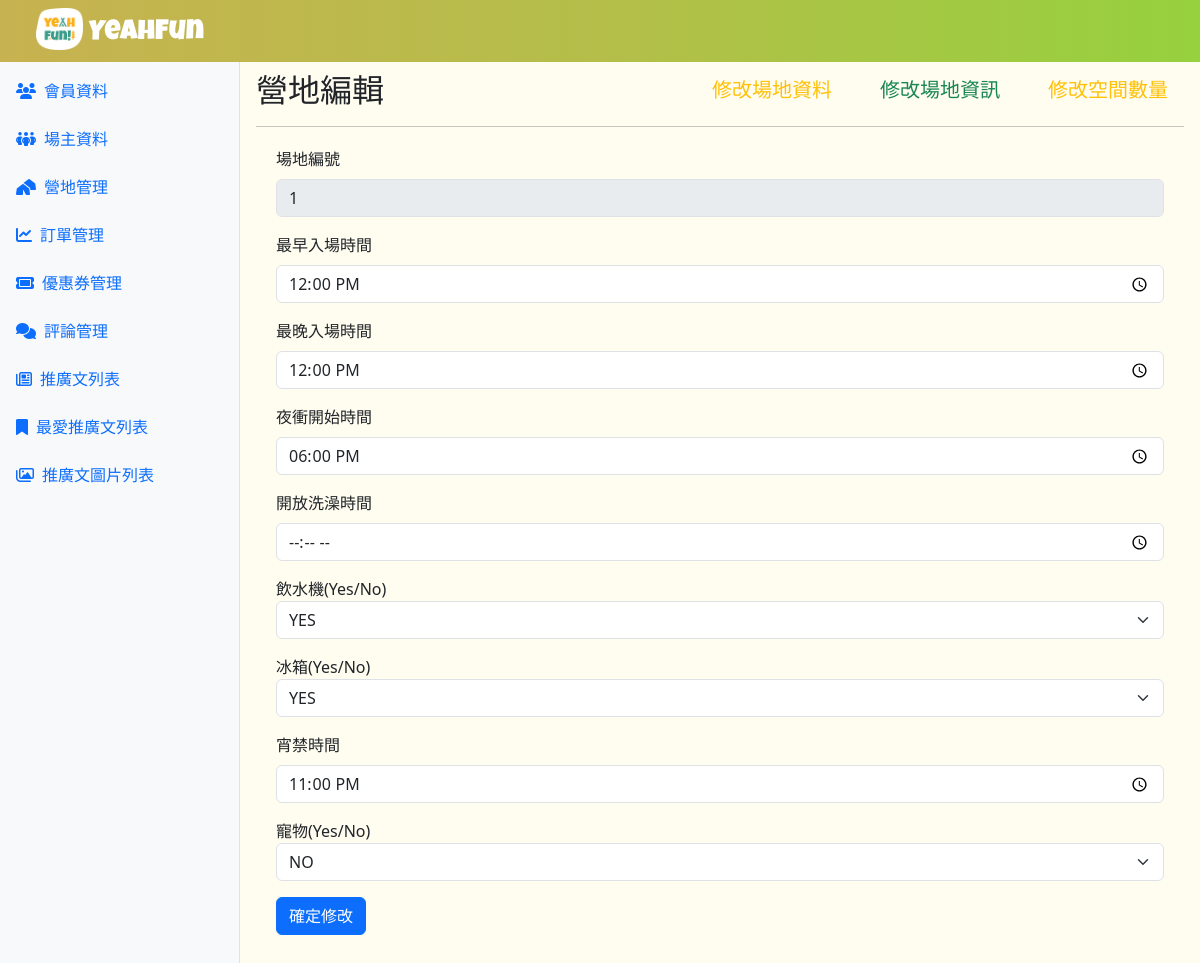
The page /edit_stores_information.php?stores_id=1 on the database its author committed.
### tables this page shows
CREATE TABLE `stores_informations` (
  `stores_informations_ id` int NOT NULL,
  `stores_id` int NOT NULL,
  `night_time` time DEFAULT NULL,
  `entry_time` time NOT NULL,
  `close_time` time NOT NULL,
  `water` tinyint(1) NOT NULL,
  `refrigerator` tinyint(1) NOT NULL,
  `bath_time` varchar(50) DEFAULT NULL,
  `curfew` time DEFAULT NULL,
  `pet` tinyint(1) DEFAULT NULL
);

### edit_stores_information.php (the view, shortened to what this page needs)
<?php
require __DIR__ . "/config/pdo-connect.php";
$sid = isset($_GET['stores_id']) ? intval($_GET['stores_id']) : 0;
$sql = "SELECT * FROM `stores_informations` WHERE stores_id = $sid";
$storesInformation = $pdo->query($sql)->fetch();
?>
<?php include __DIR__ . './parts/html-head.php' ?>
<?php include __DIR__ . './parts/navbar.php' ?>
<main class="main-content p-3">
    <div class="d-flex justify-content-between align-items-center">
        <h2 class="m-0">營地編輯</h2>
        <ul class="nav nav-underline fs-5">
            <li class="nav-item mx-3 ">
                <a class="nav-link text-warning p-0" href="edit_stores.php?stores_id=<?= $_GET['stores_id'] ?>">修改場地資料</a>
            </li>
            <li class="nav-item mx-3">
                <a class="nav-link text-success p-0" href="edit_stores_information.php?stores_id=<?= $_GET['stores_id'] ?>">修改場地資訊</a>
            </li>
            <li class="nav-item mx-3">
                <a class="nav-link text-warning p-0" href="edit_stores_commodity.php?stores_id=<?= $_GET['stores_id'] ?>">修改空間數量</a>
            </li>
        </ul>
    </div>
    <hr />
        <form name="form1" onsubmit="sendData(event)" style="margin: 20px">
            <div class="pb-3">
                <label for="stores_id" class="form-label">場地編號</label>
                <input type="text" class="form-control" value="<?= $_GET['stores_id'] ?>" disabled>
            </div>
            <div class="pb-3">
                <label for="entry_time" class="form-label">最早入場時間</label>
                <input class="form-control" type="time" id="entry_time" name="entry_time" value="<?= $storesInformation['entry_time'] ?>">
            </div>
            <div class="pb-3">
                <label for="close_time" class="form-label">最晚入場時間</label>
                <input class="form-control" type="time" id="close_time" name="close_time" value="<?= $storesInformation['close_time'] ?>">
            </div>
            <div class="pb-3">
                <label for="night_time" class="form-label">夜衝開始時間</label>
                <input class="form-control" type="time" id="night_time" name="night_time" value="<?= $storesInformation['night_time'] ?>">
            </div>
            <div class="pb-3">
                <label for="bath_time" class="form-label">開放洗澡時間</label>
                <input class="form-control" type="time" id="bath_time" name="bath_time" value="<?= $storesInformation['bath_time'] ?>">
            </div>
            <div class="pb-3">
                <label>飲水機(Yes/No)</label>
                <select class="form-select" name="water" id="water">
                    <?php if ($storesInformation['water'] == 1) : ?>
                        <option value="<?= $storesInformation['water'] ?>">YES</option>
                    <?php else : ?>
                        <option value="<?= $storesInformation['water'] ?>">NO</option>
                        <option value="<?= $storesInformation['water'] + 1 ?>">YES</option>
                    <?php endif ?>
                </select>
            </div>
            <div class="pb-3">
                <label>冰箱(Yes/No)</label>
                <select class="form-select" name="refrigerator" id="refrigerator">
                    <?php if ($storesInformation['refrigerator'] == 1) : ?>
                        <option value="<?= $storesInformation['refrigerator'] ?>">YES</option>
                    <?php else : ?>
                        <option value="<?= $storesInformation['refrigerator'] ?>">NO</option>
                        <option value="<?= $storesInformation['refrigerator'] + 1 ?>">YES</option>
                    <?php endif ?>
                </select>
            </div>
            <div class="pb-3">
                <label for="curfew" class="form-label">宵禁時間</label>
                <input class="form-control" type="time" id="curfew" name="curfew" value="<?= $storesInformation['curfew'] ?>">
            </div>
            <div class="pb-3">
                <label>寵物(Yes/No)</label>
                <select class="form-select" name="pet" id="pet">
                    <?php if ($storesInformation['pet'] == 1) : ?>
                        <option value="<?= $storesInformation['pet'] ?>">YES</option>
                        <option value="<?= $storesInformation['pet'] - 1 ?>">NO</option>
                    <?php else : ?>
                        <option value="<?= $storesInformation['pet'] ?>">NO</option>
                    <?php endif ?>
                </select>
            </div>
            <button type="submit" class="btn btn-primary">確定修改</button>
        </form>
</main>
<?php include __DIR__ . './parts/html-foot.php' ?>

### parts/html-head.php (style rules this page uses)
:root { --aside-width: 240px; --page-top: 56px; --primary-1: #389b87; --secondary-1: #929311; --secondary-2: #c1c202; --secondary-3: #fdaf17; --secondary-4: #fffcf0; --white: white; --black: black; --grey-800: #575757; --grey-600: #757575; --grey-400: #c4c4c4; --grey-200: #f7f7f7; --white: #ffffff; --h1: 48px; --h2: 32px; --h3: 28px; --h4: 24px; --h5: 20px; --h6: 18px; --p: 16px; --p2: 14px; --p3: 12px; --p4: 10px; --h4-weight: 600; }
.main-content { margin: var(--page-top) 0 0 var(--aside-width); }
body { background-color: var(--secondary-4); }
a { font-family: 'Noto Sans TC', sans-serif; }
h2 { font-family: 'Noto Sans TC', sans-serif; }

### rows shown on the page
stores_informations: entry_time "12:00:00", close_time "12:00:00", night_time "18:00:00", water "YES", refrigerator "YES", curfew "23:00:00", pet "NO"
